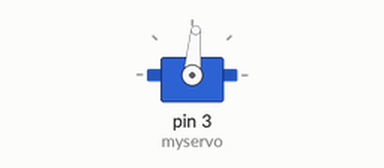
This sketch was run on a simulated Arduino Uno, built with avr-gcc and run on an emulated ATmega328P. Parts: servo.

Above: at 0.05 s.
At 0.75 s:
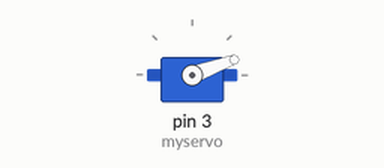
At 1.5 s:
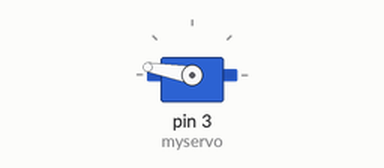
Timing chart, 0 to 3.5 s (numbered marks = the images above):
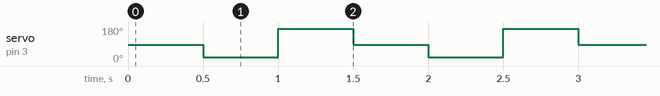

The sketch:

03B_ServoTest.ino
```cpp
#include <Servo.h>

Servo myservo;

int pos = 0;    // variable to store the servo position

void setup()
{
  myservo.attach(3);  // attaches the servo on pin 3 to the servo object
}


void loop()
{
// If you are using a normal 180-degree servo, try the following.
// The code below sweeps the servo from 0 degrees to 180 degrees
// If you notice that your servo is "trashing" when it reaches the ends of its travel
// path, increase the low end by a little (say, make it 10 degrees) and decrease the
// top end by a little (say, make it 170 degrees).
//for (pos = 0; pos <= 180; pos += 1) { // goes from 0 degrees to 180 degrees
//    // in steps of 1 degree
//    myservo1.write(pos);              // tell servo 1 to go to position in variable 'pos'
////    myservo2.write(pos);              // tell servo 2 to go to position in variable 'pos'
//    delay(5);                       // waits 5ms for the servo to reach the position
//  }
//for (pos = 180; pos >= 0; pos -= 1) { // goes from 180 degrees to 0 degrees
//    myservo1.write(pos);              // tell servo 1 to go to position in variable 'pos'
////    myservo2.write(pos);              // tell servo 2 to go to position in variable 'pos'
//    delay(5);                       // waits 5ms for the servo to reach the position
//  }

// Uncoment the following lines to test your servo's ability to hold a position.
// You can set the position of a servo , and hold it.
  myservo.write(85);  //Servo 1 go to position 85
  delay(500);
  myservo.write(20); //Servo 1 go to position 20
  delay(500);
  myservo.write(170); //Servo 1 go to position 170
  delay(500);
}
```

Measured:
- by itself, servo on pin 3 (myservo): repeats every 1.5 s: 170° 0.50 s, 85° 0.50 s, 20° 0.50 s
